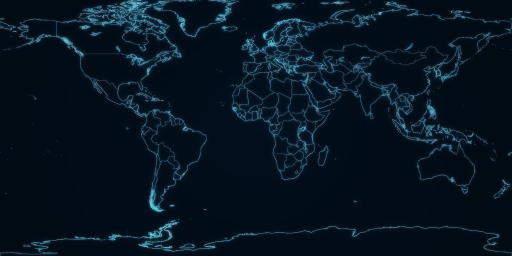
#> input picture gui/images/min_world_map_subtle_glow.png, 512 x 256 px, given in place of world_map.png, which was not available
$ python image_preprocess.py
#> lines starting #> are read from the running program, lines starting #| are printed output that depends on the picture; after the words box and inside, x2 and y2 are one past the last pixel; in counts of white or black regions, pixels touching at a corner belong together; pictures that were not available may be replaced by others from this repository, and a replacement may not be noted
import numpy as np
import cv2
from PIL import Image
# Load original
orig = Image.open('./images/world_map.png').convert('RGBA')
arr_orig = np.array(orig)
rgb = arr_orig[...,:3]
#> rgb is the input picture: shape (256, 512, 3); mean R, G, B 6.4, 20.9, 33.1
bgr = cv2.cvtColor(rgb, cv2.COLOR_RGB2BGR)
gray = cv2.cvtColor(bgr, cv2.COLOR_BGR2GRAY)
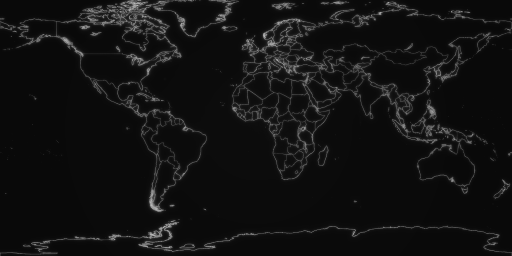
#> gray: shape (256, 512); min 9, max 184, mean 17.9

# Parameters chosen
canny1, canny2 = 40, 120
edge_len_thr = 0
dilate_size = 5
dilate_iter = 1

edges = cv2.Canny(gray, canny1, canny2)
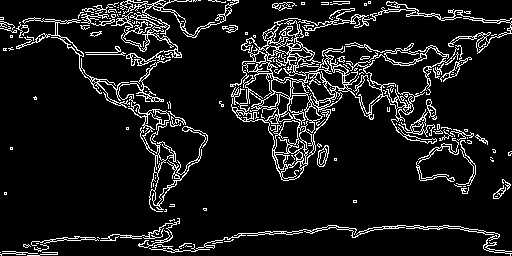
#> edges: shape (256, 512); 9.9% white in thin lines or dots
num_labels, labels, stats, centroids = cv2.connectedComponentsWithStats((edges>0).astype(np.uint8), connectivity=8)
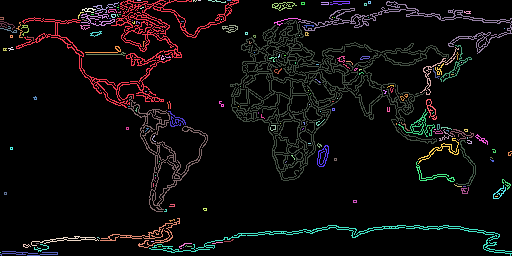
#> labels: shape (256, 512) int32; 196 distinct labels, from 0 to 195; one colour per label, 0 black
#> num_labels = 196; stats = 196 rows, first 6: [0, 0, 512, 256, 118122], [16, 0, 223, 108, 2099], [137, 0, 4, 1, 4], [193, 0, 4, 2, 5], [198, 0, 3, 1, 3], [208, 0, 18, 3, 20]; centroids = 196 pairs, first value 0 to 509.3, second value 0 to 253.6
keep_edges = np.zeros_like(edges, dtype=np.uint8)
for i in range(1, num_labels):
    if stats[i, cv2.CC_STAT_AREA] >= edge_len_thr:
        keep_edges[labels==i]=255

kernel = cv2.getStructuringElement(cv2.MORPH_ELLIPSE, (dilate_size,dilate_size))
mask = cv2.dilate(keep_edges, kernel, iterations=dilate_iter)
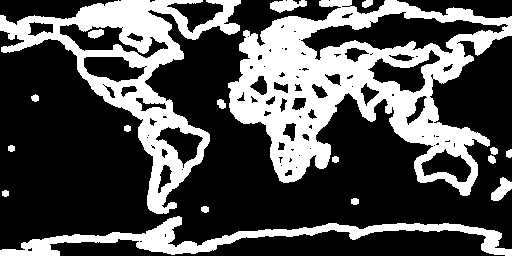
#> mask: shape (256, 512); 31.7% white; 18 white regions, largest, box (x1, y1, x2, y2) and area: (228, 0, 512, 196) 22612, (0, 0, 241, 214) 12427, (0, 216, 512, 256) 5220

out = arr_orig.copy()
out[mask==0,:3]=0
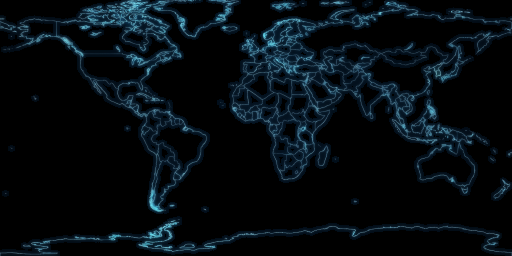
#> out: shape (256, 512, 4); mean R, G, B, A 5.6, 12.5, 17.3, 255
out[mask==0,3]=255
out_img = Image.fromarray(out, 'RGBA')
out_path = './world_map_clean.png'
out_img.save(out_path, optimize=True)
print (out_path)
